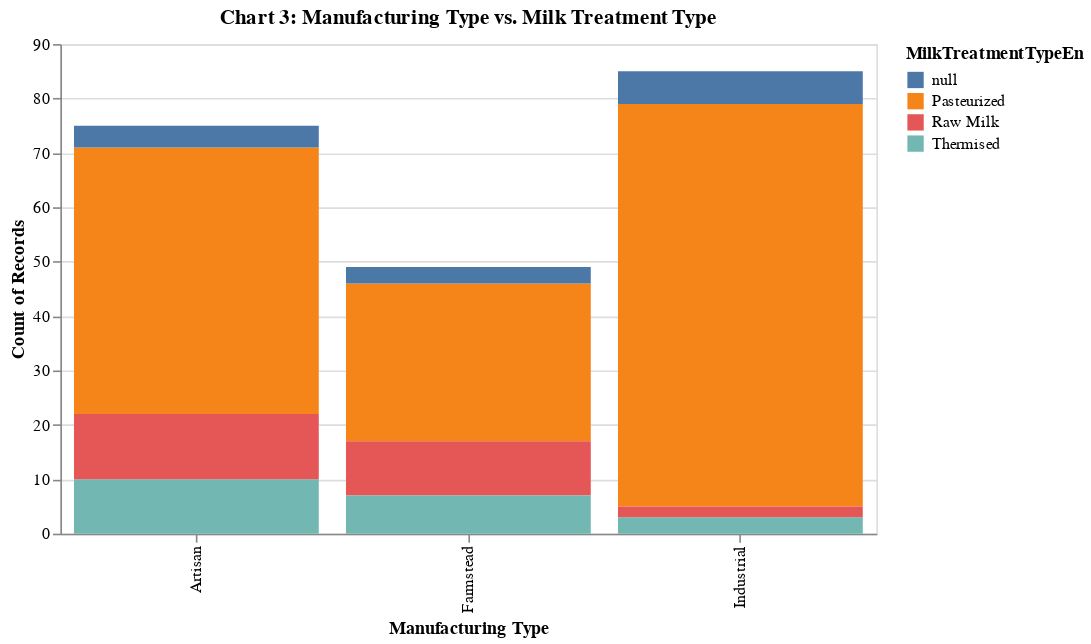

This figure's notebook cell:
### Markdown cell above
Now I would like to answer my initial question: is a specific type of milk is more commonly used in artisan cheeses?
We can answer this by plotting milk type vs. artisan cheese

### Code cell
#recombine test set
test_merged = pd.concat([X_test, y_test], axis=1)
test_merged

#create plot of manufacturing type vs. milk type
which_milk_plot = alt.Chart(test_merged, height=300, width=500).mark_bar().encode(
alt.X("ManufacturingTypeEn:N",  title="Manufacturing Type"),
alt.Y('count():Q'),
alt.Color('MilkTreatmentTypeEn')
).properties(title= "Chart 3: Manufacturing Type vs. Milk Treatment Type")
which_milk_plot

### Figure 1 — Vega-Lite specification as saved in the notebook (floating-point values rounded to 4 significant figures; data arrays with more than 128 entries replaced by an {"elided": "..."} marker saying what was removed)
{"config": {"view": {"continuousWidth": 400, "continuousHeight": 300}}, "data": {"name": "data-1a08e0a3090cd882e880c5be511f3258"}, "mark": "bar", "encoding": {"color": {"type": "nominal", "field": "MilkTreatmentTypeEn"}, "x": {"type": "nominal", "field": "ManufacturingTypeEn", "title": "Manufacturing Type"}, "y": {"type": "quantitative", "aggregate": "count"}}, "height": 300, "title": "Chart 3: Manufacturing Type vs. Milk Treatment Type", "width": 500, "$schema": "https://vega.github.io/schema/vega-lite/v4.8.1.json", "datasets": {"data-1a08e0a3090cd882e880c5be511f3258": {"elided": "209 records"}}}
